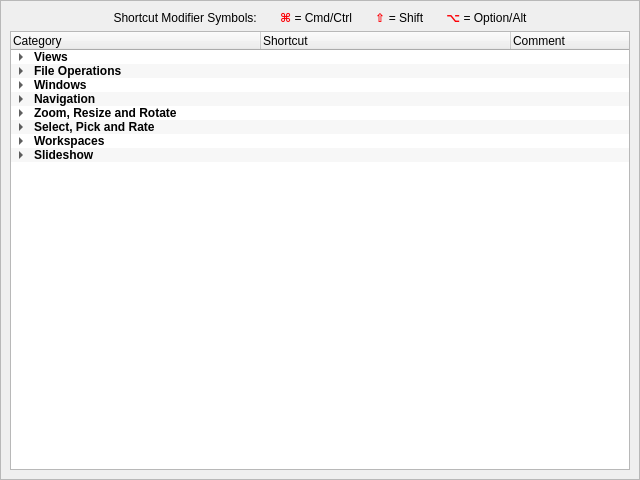
<?xml version="1.0" encoding="UTF-8"?>
<ui version="4.0">
 <class>shortcutsForm</class>
 <widget class="QScrollArea" name="shortcutsForm">
  <property name="windowModality">
   <enum>Qt::NonModal</enum>
  </property>
  <property name="geometry">
   <rect>
    <x>0</x>
    <y>0</y>
    <width>640</width>
    <height>480</height>
   </rect>
  </property>
  <property name="windowTitle">
   <string>Winnow Shortcuts</string>
  </property>
  <property name="widgetResizable">
   <bool>true</bool>
  </property>
  <widget class="QWidget" name="scrollAreaWidgetContents">
   <property name="geometry">
    <rect>
     <x>0</x>
     <y>0</y>
     <width>638</width>
     <height>478</height>
    </rect>
   </property>
   <layout class="QVBoxLayout" name="verticalLayout">
    <item>
     <widget class="QLabel" name="label">
      <property name="text">
       <string>&lt;html&gt;&lt;head/&gt;&lt;body&gt;&lt;p&gt;Shortcut Modifier Symbols: &amp;nbsp;&amp;nbsp;&amp;nbsp;&amp;nbsp;&amp;nbsp;&amp;nbsp;&lt;span style=&quot; font-weight:600; color:#fc0107;&quot;&gt;⌘&lt;/span&gt; = Cmd/Ctrl &amp;nbsp;&amp;nbsp;&amp;nbsp;&amp;nbsp;&amp;nbsp;&amp;nbsp;&lt;span style=&quot; font-weight:600; color:#fc0107;&quot;&gt;⇧&lt;/span&gt; = Shift &amp;nbsp;&amp;nbsp;&amp;nbsp;&amp;nbsp;&amp;nbsp;&amp;nbsp;&lt;span style=&quot; font-weight:600; color:#fc0107;&quot;&gt;⌥&lt;/span&gt; = Option/Alt&lt;/p&gt;&lt;/body&gt;&lt;/html&gt;</string>
      </property>
      <property name="alignment">
       <set>Qt::AlignCenter</set>
      </property>
     </widget>
    </item>
    <item>
     <widget class="QTreeWidget" name="treeWidget">
      <property name="focusPolicy">
       <enum>Qt::NoFocus</enum>
      </property>
      <property name="alternatingRowColors">
       <bool>true</bool>
      </property>
      <property name="iconSize">
       <size>
        <width>24</width>
        <height>24</height>
       </size>
      </property>
      <property name="uniformRowHeights">
       <bool>true</bool>
      </property>
      <property name="columnCount">
       <number>3</number>
      </property>
      <attribute name="headerDefaultSectionSize">
       <number>250</number>
      </attribute>
      <column>
       <property name="text">
        <string>Category</string>
       </property>
      </column>
      <column>
       <property name="text">
        <string>Shortcut</string>
       </property>
      </column>
      <column>
       <property name="text">
        <string>Comment</string>
       </property>
      </column>
      <item>
       <property name="text">
        <string>Views</string>
       </property>
       <property name="font">
        <font>
         <weight>75</weight>
         <bold>true</bold>
        </font>
       </property>
       <property name="text">
        <string/>
       </property>
       <property name="text">
        <string/>
       </property>
       <item>
        <property name="text">
         <string>Loupe View</string>
        </property>
        <property name="text">
         <string>E   or   Enter</string>
        </property>
        <property name="text">
         <string/>
        </property>
       </item>
       <item>
        <property name="text">
         <string>Grid View</string>
        </property>
        <property name="text">
         <string>G</string>
        </property>
        <property name="text">
         <string/>
        </property>
       </item>
       <item>
        <property name="text">
         <string>Table View</string>
        </property>
        <property name="text">
         <string>T</string>
        </property>
        <property name="text">
         <string/>
        </property>
       </item>
       <item>
        <property name="text">
         <string>Compare View</string>
        </property>
        <property name="text">
         <string>C</string>
        </property>
        <property name="text">
         <string/>
        </property>
       </item>
       <item>
        <property name="text">
         <string>Full Screen</string>
        </property>
        <property name="text">
         <string>F</string>
        </property>
        <property name="text">
         <string>Toggles</string>
        </property>
       </item>
       <item>
        <property name="text">
         <string>Exit Full Screen</string>
        </property>
        <property name="text">
         <string>Esc</string>
        </property>
        <property name="text">
         <string/>
        </property>
       </item>
       <item>
        <property name="text">
         <string>Information</string>
        </property>
        <property name="text">
         <string>I</string>
        </property>
        <property name="text">
         <string>Toggles</string>
        </property>
       </item>
      </item>
      <item>
       <property name="text">
        <string>File Operations</string>
       </property>
       <property name="font">
        <font>
         <weight>75</weight>
         <bold>true</bold>
        </font>
       </property>
       <item>
        <property name="text">
         <string>Open Folder</string>
        </property>
        <property name="text">
         <string>O</string>
        </property>
       </item>
       <item>
        <property name="text">
         <string>Ingest Images</string>
        </property>
        <property name="text">
         <string>Q</string>
        </property>
       </item>
       <item>
        <property name="text">
         <string>Quit Winnow</string>
        </property>
        <property name="text">
         <string>⌘Q</string>
        </property>
       </item>
      </item>
      <item>
       <property name="text">
        <string>Windows</string>
       </property>
       <property name="font">
        <font>
         <weight>75</weight>
         <bold>true</bold>
        </font>
       </property>
       <property name="text">
        <string/>
       </property>
       <property name="text">
        <string/>
       </property>
       <item>
        <property name="text">
         <string>Files Panel</string>
        </property>
        <property name="text">
         <string>F3</string>
        </property>
        <property name="text">
         <string>Toggles</string>
        </property>
       </item>
       <item>
        <property name="text">
         <string>Favourites Panel</string>
        </property>
        <property name="text">
         <string>F4</string>
        </property>
        <property name="text">
         <string>Toggles</string>
        </property>
       </item>
       <item>
        <property name="text">
         <string>Filters Panel</string>
        </property>
        <property name="text">
         <string>F5</string>
        </property>
        <property name="text">
         <string>Toggles</string>
        </property>
       </item>
       <item>
        <property name="text">
         <string>Metadata Panel</string>
        </property>
        <property name="text">
         <string>F6</string>
        </property>
        <property name="text">
         <string>Toggles</string>
        </property>
       </item>
       <item>
        <property name="text">
         <string>Thumbnails Panel</string>
        </property>
        <property name="text">
         <string>F7</string>
        </property>
        <property name="text">
         <string>Toggles</string>
        </property>
       </item>
       <item>
        <property name="text">
         <string>Application Titlebar</string>
        </property>
        <property name="text">
         <string>F8</string>
        </property>
        <property name="text">
         <string>Toggles</string>
        </property>
       </item>
       <item>
        <property name="text">
         <string>Application Menu</string>
        </property>
        <property name="text">
         <string>F9</string>
        </property>
        <property name="text">
         <string>Toggles</string>
        </property>
       </item>
       <item>
        <property name="text">
         <string>Application Statusbar</string>
        </property>
        <property name="text">
         <string>F10</string>
        </property>
        <property name="text">
         <string>Toggles</string>
        </property>
       </item>
       <item>
        <property name="text">
         <string>Show/Hide Panel TitleBars</string>
        </property>
        <property name="text">
         <string/>
        </property>
        <item>
         <property name="text">
          <string>Files Panel Titlebar</string>
         </property>
         <property name="text">
          <string>⇧F3</string>
         </property>
        </item>
        <item>
         <property name="text">
          <string>Favourites Panel Titlebar</string>
         </property>
         <property name="text">
          <string>⇧F4</string>
         </property>
        </item>
        <item>
         <property name="text">
          <string>Filters Panel Titlebar</string>
         </property>
         <property name="text">
          <string>⇧F5</string>
         </property>
        </item>
        <item>
         <property name="text">
          <string>Metadata Panel Titlebar</string>
         </property>
         <property name="text">
          <string>⇧F6</string>
         </property>
        </item>
        <item>
         <property name="text">
          <string>Thumbnails Panel Titlebar</string>
         </property>
         <property name="text">
          <string>⇧F7</string>
         </property>
        </item>
        <item>
         <property name="text">
          <string>All Panel Titlebars</string>
         </property>
         <property name="text">
          <string>⌘L</string>
         </property>
        </item>
       </item>
       <item>
        <property name="text">
         <string>Move Focus to Panel</string>
        </property>
        <item>
         <property name="text">
          <string>Files Panel</string>
         </property>
         <property name="text">
          <string>⌘F3</string>
         </property>
        </item>
        <item>
         <property name="text">
          <string>Favourites Panel</string>
         </property>
         <property name="text">
          <string>⌘F4</string>
         </property>
        </item>
        <item>
         <property name="text">
          <string>Filters Panel</string>
         </property>
         <property name="text">
          <string>⌘F5</string>
         </property>
        </item>
        <item>
         <property name="text">
          <string>Metadata Panel</string>
         </property>
         <property name="text">
          <string>⌘F6</string>
         </property>
        </item>
        <item>
         <property name="text">
          <string>thumbnails Panel</string>
         </property>
         <property name="text">
          <string>⌘F7</string>
         </property>
        </item>
       </item>
      </item>
      <item>
       <property name="text">
        <string>Navigation</string>
       </property>
       <property name="font">
        <font>
         <weight>75</weight>
         <bold>true</bold>
        </font>
       </property>
       <item>
        <property name="text">
         <string>Next Image</string>
        </property>
        <property name="text">
         <string>Right</string>
        </property>
       </item>
       <item>
        <property name="text">
         <string>Previous Image</string>
        </property>
        <property name="text">
         <string>Left</string>
        </property>
       </item>
       <item>
        <property name="text">
         <string>Image Above</string>
        </property>
        <property name="text">
         <string>Up</string>
        </property>
       </item>
       <item>
        <property name="text">
         <string>Image Below</string>
        </property>
        <property name="text">
         <string>Down</string>
        </property>
       </item>
       <item>
        <property name="text">
         <string>First Image</string>
        </property>
        <property name="text">
         <string>Home</string>
        </property>
       </item>
       <item>
        <property name="text">
         <string>Last Image</string>
        </property>
        <property name="text">
         <string>End</string>
        </property>
       </item>
       <item>
        <property name="text">
         <string>Random Image</string>
        </property>
        <property name="text">
         <string>⇧⌘ Right</string>
        </property>
       </item>
       <item>
        <property name="text">
         <string>Previous Pick</string>
        </property>
        <property name="text">
         <string>⌥ Left</string>
        </property>
       </item>
       <item>
        <property name="text">
         <string>Next Pick</string>
        </property>
        <property name="text">
         <string>⌥ Right</string>
        </property>
       </item>
      </item>
      <item>
       <property name="text">
        <string>Zoom, Resize and Rotate</string>
       </property>
       <property name="font">
        <font>
         <weight>75</weight>
         <bold>true</bold>
        </font>
       </property>
       <item>
        <property name="text">
         <string>Zoom In/Out</string>
        </property>
        <property name="text">
         <string>Z</string>
        </property>
        <property name="text">
         <string>Toggles (also mouse click on image)</string>
        </property>
       </item>
       <item>
        <property name="text">
         <string>Zoom In Amount</string>
        </property>
        <property name="text">
         <string>⇧Z</string>
        </property>
        <property name="text">
         <string/>
        </property>
       </item>
       <item>
        <property name="text">
         <string>Incremental Zoom In</string>
        </property>
        <property name="text">
         <string>+</string>
        </property>
       </item>
       <item>
        <property name="text">
         <string>Incremental Zoom Out</string>
        </property>
        <property name="text">
         <string>-</string>
        </property>
       </item>
       <item>
        <property name="text">
         <string>Enlarge Thumbnails</string>
        </property>
        <property name="text">
         <string>}</string>
        </property>
       </item>
       <item>
        <property name="text">
         <string>Shrink Thumbnails</string>
        </property>
        <property name="text">
         <string>{</string>
        </property>
       </item>
       <item>
        <property name="text">
         <string>Rotate Image Clockwise</string>
        </property>
        <property name="text">
         <string>⌘]</string>
        </property>
       </item>
       <item>
        <property name="text">
         <string>Rotate Image Counter Clockwise</string>
        </property>
        <property name="text">
         <string>⌘[</string>
        </property>
       </item>
      </item>
      <item>
       <property name="text">
        <string>Select, Pick and Rate</string>
       </property>
       <property name="font">
        <font>
         <weight>75</weight>
         <bold>true</bold>
        </font>
       </property>
       <item>
        <property name="text">
         <string>Select All</string>
        </property>
        <property name="text">
         <string>⌘A</string>
        </property>
       </item>
       <item>
        <property name="text">
         <string>Invert Selection</string>
        </property>
        <property name="text">
         <string>⇧⌘A</string>
        </property>
       </item>
       <item>
        <property name="text">
         <string>Pick Image</string>
        </property>
        <property name="text">
         <string>`</string>
        </property>
        <property name="text">
         <string>Toggles (grave accent)</string>
        </property>
       </item>
       <item>
        <property name="text">
         <string>Filter Picks</string>
        </property>
        <property name="text">
         <string>⌘`</string>
        </property>
       </item>
       <item>
        <property name="text">
         <string>Rate Image</string>
        </property>
        <property name="text">
         <string>1 to 5</string>
        </property>
        <property name="text">
         <string>Toggles</string>
        </property>
       </item>
       <item>
        <property name="text">
         <string>Filter on Rating</string>
        </property>
        <property name="text">
         <string>⇧1 to ⇧5</string>
        </property>
       </item>
       <item>
        <property name="text">
         <string>Color Class</string>
        </property>
        <property name="text">
         <string>6 to 0</string>
        </property>
        <property name="text">
         <string>Toggles</string>
        </property>
       </item>
       <item>
        <property name="text">
         <string>Filter on Color Class</string>
        </property>
        <property name="text">
         <string>⇧6 to ⇧0</string>
        </property>
       </item>
       <item>
        <property name="text">
         <string>Uncheck all Filters</string>
        </property>
        <property name="text">
         <string>⇧⌘0</string>
        </property>
       </item>
      </item>
      <item>
       <property name="text">
        <string>Workspaces</string>
       </property>
       <property name="font">
        <font>
         <weight>75</weight>
         <bold>true</bold>
        </font>
       </property>
       <item>
        <property name="text">
         <string>Select Workspace</string>
        </property>
        <property name="text">
         <string>⌘0 to ⌘9</string>
        </property>
       </item>
       <item>
        <property name="text">
         <string>New Workspace</string>
        </property>
        <property name="text">
         <string>W</string>
        </property>
       </item>
       <item>
        <property name="text">
         <string>Manage Workspaces</string>
        </property>
        <property name="text">
         <string>⌘W</string>
        </property>
       </item>
       <item>
        <property name="text">
         <string>Default Workspace</string>
        </property>
        <property name="text">
         <string>⇧⌘W</string>
        </property>
       </item>
      </item>
      <item>
       <property name="text">
        <string>Slideshow</string>
       </property>
       <property name="font">
        <font>
         <weight>75</weight>
         <bold>true</bold>
        </font>
       </property>
       <item>
        <property name="text">
         <string>Start/Stop</string>
        </property>
        <property name="text">
         <string>S</string>
        </property>
        <property name="text">
         <string>Toggles</string>
        </property>
       </item>
       <item>
        <property name="text">
         <string>Change Delay Between Slides</string>
        </property>
        <property name="text">
         <string>1 - 9</string>
        </property>
        <property name="text">
         <string>Only while slideshow active</string>
        </property>
       </item>
       <item>
        <property name="text">
         <string>Manual Progression</string>
        </property>
        <property name="text">
         <string>0</string>
        </property>
        <property name="text">
         <string>Only while slideshow active</string>
        </property>
       </item>
       <item>
        <property name="text">
         <string>Exit Slideshow</string>
        </property>
        <property name="text">
         <string>Esc</string>
        </property>
       </item>
      </item>
     </widget>
    </item>
   </layout>
  </widget>
 </widget>
 <resources/>
 <connections/>
</ui>
